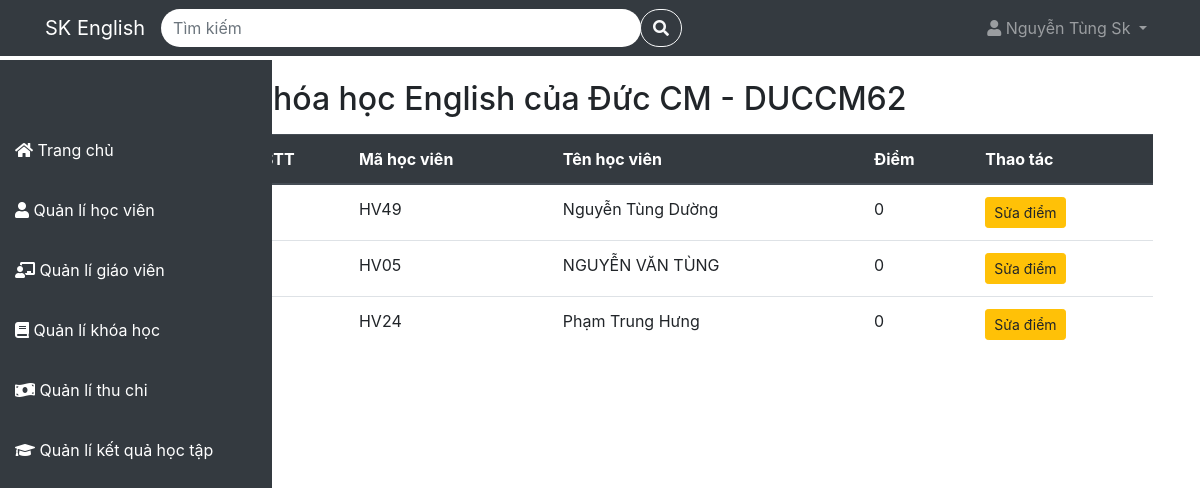
The app's page /QuanLiTrungTamTA/achievement/detail?id=DUCCM62&nameCourse=English của Đức CM (signed in) with its own data.
### tables this page shows
CREATE TABLE `registrations` (
  `registration_id` varchar(4) NOT NULL,
  `student_id` varchar(4) NOT NULL,
  `schedule_id` varchar(32) NOT NULL,
  `registration_date` timestamp NOT NULL DEFAULT current_timestamp() ON UPDATE current_timestamp()
);

CREATE TABLE `students` (
  `student_id` varchar(4) NOT NULL,
  `name` varchar(100) NOT NULL,
  `address` varchar(100) DEFAULT NULL,
  `phone` varchar(10) NOT NULL,
  `email` varchar(100) NOT NULL
);

### app/Controller/AchievementController.php (called while the page is built, shortened)
<?php
class AchievementController{
    protected $config = [
        'host' => 'localhost',
        'dbname' => 'quanlytrungtamta',
        'user' => 'root',
        'password' => ''
    ];
    protected $db;
    public function __construct() {
        $this->db = new Database($this->config);
    }
    public function show($param){
        if(isset($_GET['id']) && !empty($_GET['id'])){
            $id = $_GET['id'];
            $students = $this->db->table('registrations')->JoinTable(['students' => 'student_id'], ['schedule_id' => $id]);
        }
        include './app/View/Achievement/detail.php';
    }
}
?>

### index.php (called while the page is built, shortened)
<?php
include './app/Model/Model.php';
include './app/Route/Route.php';
include './app/Controller/AchievementController.php';
$route = new Route();
$route->get('/', 'LandingController@index');
$route->post('/courseRegistration', 'RegisterController@courseRegistration');
$route->post('/login', 'LoginController@index');
$route->post('/logout', 'LogoutController@index');
$route->post('/register', 'RegisterController@index');
$route->post('/verify', 'RegisterController@verify');
$route->post('/forgotPassword', 'ForgotPasswordController@forgot_password');
$route->post('/reset_password', 'ForgotPasswordController@reset_password');
if(isset($_SESSION['full_name']) && !empty($_SESSION['full_name']))
{
    $route->get('/home', 'HomeController@index');
    $route->get('/profile', 'UserController@index');
    $route->post('/profile/edit', 'UserController@editProfile');
    $route->post('/profile/resetPassWord', 'UserController@ResetPasswordProfile');
    $route->get('/student', 'StudentController@index');
    $route->post('/student/deleteStudent', 'StudentController@deleteStudent');
    $route->post('/student/editStudent', 'StudentController@editStudent');
    $route->post('/student/addStudent', 'RegistrationController@addStudent');
    $route->get('/teacher', 'TeacherController@index');
    $route->post('/teacher/addTeacher', 'TeacherController@addTeacher');
    $route->post('/teacher/editTeacher', 'TeacherController@editTeacher');
    $route->post('/teacher/deleteTeacher', 'TeacherController@deleteTeacher');
    $route->get('/course', 'CourseController@index');
    $route->post('/course/addCourse', 'CourseController@addCourse');
    $route->post('/course/deleteCourse', 'CourseController@deleteCourse');
    $route->post('/course/edit', 'CourseController@editCourse');
    $route->get('/course/detail', 'CourseController@show@detailCourse.php');
    $route->post('/course/addSchedule', 'ScheduleController@addSchedule');
    $route->post('/course/deleteSchedule', 'ScheduleController@deleteSchedule');
    $route->get('/payment', 'PaymentController@index');
    $route->get('/payment/receipts', 'PaymentController@show@receipts.php');
    $route->get('/payment/expenses', 'PaymentController@show@expenses.php');
    $route->get('/payment/report', 'PaymentController@show@report.php');
    $route->get('/achievement', 'AchievementController@index');
    $route->get('/achievement/detail', 'AchievementController@show@detail.php');
}
$requestUri = $_SERVER['REQUEST_URI'];
$route->handle($requestUri);
?>

### app/Model/Model.php (called while the page is built, shortened)
<?php
class Database {
    protected
        $table = '',
        $host = '',
        $user ='',
        $password = '',
        $dbname = '',
        $conn = null;
    public function __construct($config){
        $this->host = $config['host'];
        $this->user = $config['user'];
        $this->password = $config['password'];
        $this->dbname = $config['dbname'];
    }
    protected function connect(){
        try{
            $this->conn = new PDO("mysql:host=$this->host;dbname=$this->dbname", $this->user, $this->password);
            $this->conn->setAttribute(PDO::ATTR_ERRMODE, PDO::ERRMODE_EXCEPTION);
        }catch(PDOException $e){
            echo "Lỗi kết nối đến cơ sở dữ liệu: ".$e->getMessage();
        }
    }
    public function get($data = [])
    {
        try {
            if (empty($data)) {
                $sqlString = "select * from $this->table";
                $query = $this->conn->prepare($sqlString);
                $query->execute();
            } else {
                $stmt = join('=? and ', array_keys($data));
                $stmt .= '=?';
                $sqlString = "select * from $this->table where $stmt";
                $query = $this->conn->prepare($sqlString);
                $query->execute(array_values($data));
            }
            return $query->fetchAll(PDO::FETCH_ASSOC);
        } catch (PDOException $e) {
            $this->logToConsole("Lỗi đọc dữ liệu: " . $e->getMessage());
        }
    }
    public function JoinTable($table = [], $where = []) {
        try {
            $sqlString = "SELECT * FROM $this->table";
            $id = array_values($table);
            $tableKeys = array_keys($table);
            for ($i = 0; $i < count($tableKeys); $i++) {
                $sqlString .= " INNER JOIN " . $tableKeys[$i] . " ON " . $this->table . "." . $id[$i] . " = " . $tableKeys[$i] . "." . $id[$i];
            }
            if (!empty($where)) {
                $sqlString .= " WHERE ";
                $conditions = [];
                foreach (array_keys($where) as $column) {
                    $conditions[] = $column . " LIKE ?";
                }
                $sqlString .= implode(" AND ", $conditions);
            }
            $query = $this->conn->prepare($sqlString);
            if (!empty($where)) {
                $i = 1;
                foreach (array_values($where) as $value) {
                    $query->bindValue($i, '%' . $value . '%');
                    $i++;
                }
            }
            $query->execute();
            $results = $query->fetchAll(PDO::FETCH_ASSOC);
            return $results;
        } catch (PDOException $e) {
            $this->logToConsole("Lỗi đọc dữ liệu: " . $e->getMessage());
            return [];
        } catch (Exception $e) {
            $this->logToConsole("Lỗi: " . $e->getMessage());
            return [];
        }
    }
    public function table($table){
        $this->table = $table;
        return $this;
    }
}
?>

### app/View/Achievement/detail.php (the view, shortened to what this page needs)
<!DOCTYPE html>
<html lang="en">
<head>
  <link rel="stylesheet" href="https://cdnjs.cloudflare.com/ajax/libs/font-awesome/5.15.4/css/all.min.css">
  <link rel="stylesheet" href="https://maxcdn.bootstrapcdn.com/bootstrap/4.5.2/css/bootstrap.min.css">
  <link rel="stylesheet" href=".\public\css\sidebar.css">
  <link rel="stylesheet" href=".\public\css\cssProject.css">
</head>
<body>
<?php include './app/View/Template/navbar.php' ?>
<?php include 'app/View/Template/sidebar.php' ?>
<div class="main-content">
    <div class="container mt-5">
    <h2>Khóa học <?php echo $_GET['nameCourse']?> - <?php echo $id?></h2>
    <table class="table mt-3">
      <thead class="thead-dark">
        <tr>
          <th>STT</th>
          <th>Mã học viên</th>
          <th>Tên học viên</th>
          <th>Điểm</th>
          <th>Thao tác</th>
        </tr>
      </thead>
      <tbody>
        <?php
            foreach($students as $key => $value):
                $score = $this->db->table('grades')->get(['registration_id' => $value['registration_id']]);
                if($score) {
                    $score = $score[0]['score'];
                }else{
                    $score = 0;
                }
        ?>
        <tr class="table-row-hover">
          <td><?php echo $key+1?></td>
          <td><?php echo $value['student_id']?></td>
          <td><?php echo $value['name']?></td>
          <td><?php echo $score?></td>
          <td>
            <button
                    type="button"
                    class="btn btn-warning btn-sm"
                    data-toggle="modal"
                    data-target="#suadiem"
                    data-diem="<?php echo $score;?>">
                Sửa điểm
            </button>
          </td>
        </tr>
        <?php endforeach;?>
      </tbody>
    </table>
    </div>
</div>
</body>
</html>

### public/css/sidebar.css (style rules this page uses)
.main-content { margin-left: 17%; padding: 2em; }

### public/css/cssProject.css (style rules this page uses)
.table-row-hover { cursor: pointer; }

### records on screen
registrations: student.student_id "HV49", student.name "Nguyễn Tùng Dường", score "0"
registrations: student.student_id "HV05", student.name "NGUYỄN VĂN TÙNG", score "0"
registrations: student.student_id "HV24", student.name "Phạm Trung Hưng", score "0"

### other values on screen
$_SESSION['full_name'] "Nguyễn Tùng Sk"
$_GET['nameCourse'] "English của Đức CM"
$id "DUCCM62"
